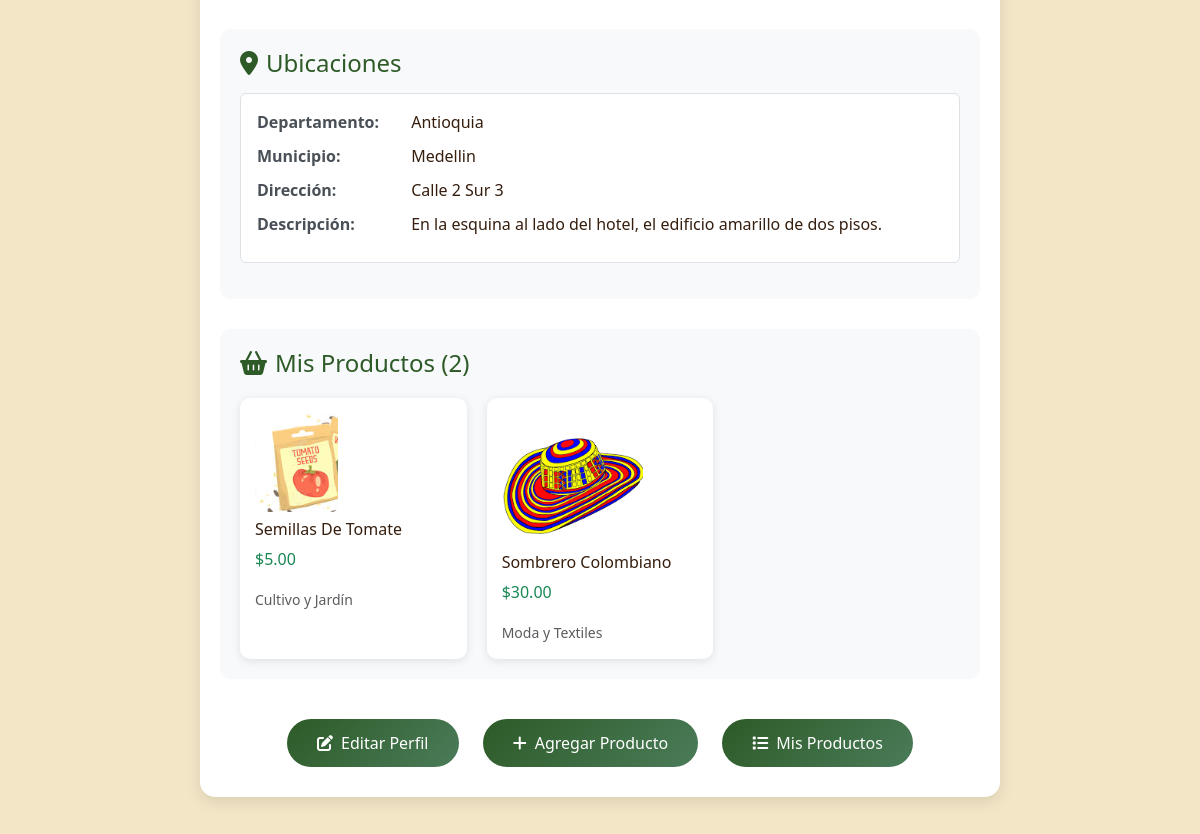
Before: /cuentas/perfil/vendedor/ (signed in, middle part) with the older database file.
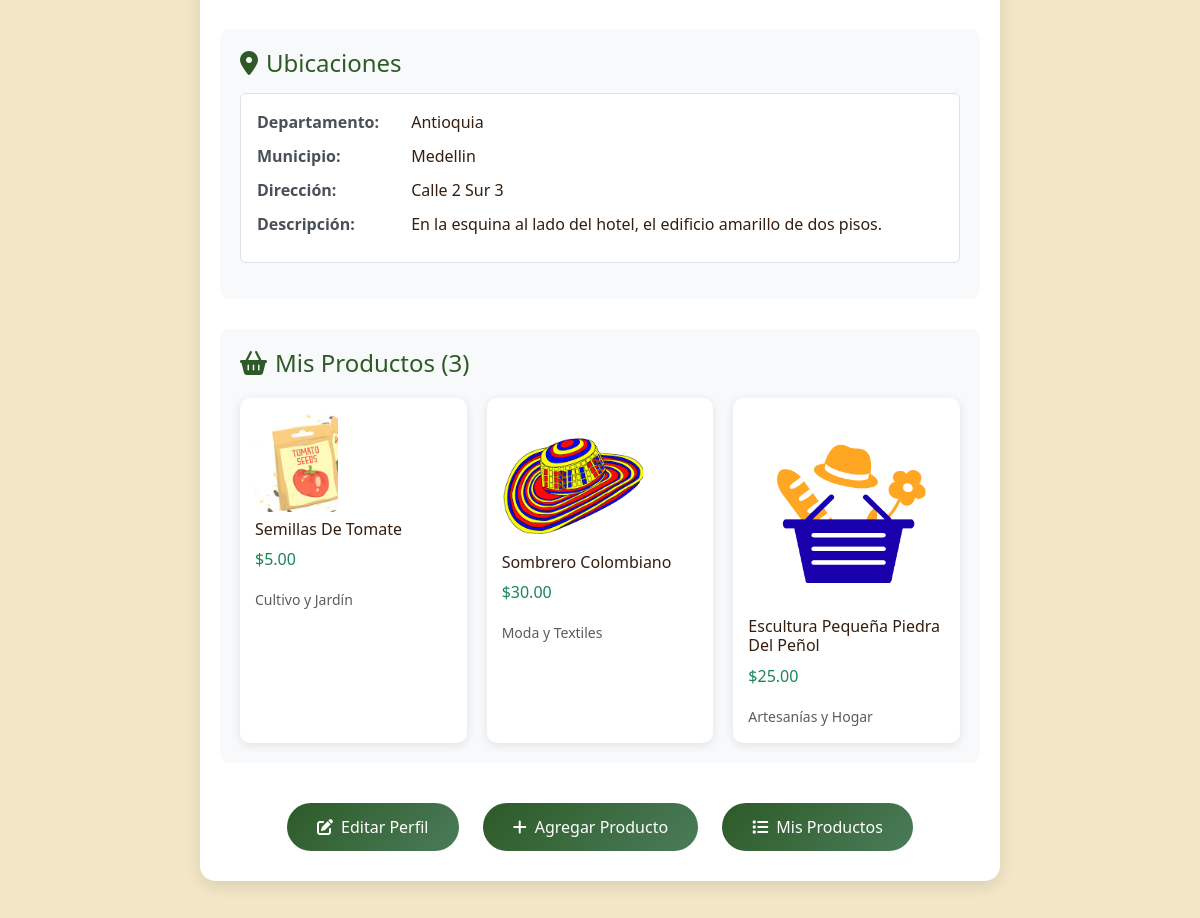
After: the same page with the newer database file.
### cuentas/models.py (models this page shows, shortened)
class UbicacionVendedor(models.Model):
    vendedor = models.ForeignKey(CuentaVendedor, on_delete=models.CASCADE)
    departamento = models.CharField(max_length=100)
    municipio = models.CharField(max_length=100)
    direccion = models.CharField(max_length=200)
    descripcion_zona = models.TextField()

### productos/models.py (models this page shows, shortened)
class Producto(models.Model):
    vendedor = models.ForeignKey("cuentas.CuentaVendedor", on_delete=models.CASCADE)
    nombre = models.CharField(max_length=100)
    descripcion = models.TextField()
    precio = models.DecimalField(max_digits=10, decimal_places=2)
    stock = models.IntegerField()
    categoria = models.CharField(max_length=50)
    imagen = models.ImageField(upload_to='productos/', blank=True, null=True, default='default.jpg')

### cuentas/views.py (the view)
# urls.py: path('perfil/vendedor/', views.PerfilVendedorView.as_view(), name='perfil_vendedor'),
class PerfilVendedorView(LoginRequiredMixin, DetailView):
    model = CuentaVendedor
    template_name = 'cuentas/perfil_vendedor.html'
    context_object_name = 'cuenta'
    def get_object(self):
        return self.request.user.cuentavendedor
    def get_context_data(self, **kwargs):
        context = super().get_context_data(**kwargs)
        context['ubicaciones'] = self.object.ubicacionvendedor_set.all()
        context['productos'] = self.object.producto_set.all()
        return context

### cuentas/templates/cuentas/perfil_vendedor.html (shortened to what this page needs)
{% extends 'base.html' %}
{% block extra_css %}
{% load static %}
<link rel="stylesheet" href="{% static 'css/home.css' %}">
<link rel="stylesheet" href="{% static 'cuentas/css/perfiles.css' %}">
{% endblock %}
{% block content %}
<div class="container">
    <div class="perfil-container">
        {% if ubicaciones %}
        <div class="info-section">
            <h4><i class="fas fa-map-marker-alt me-2"></i>Ubicaciones</h4>
            {% for ubicacion in ubicaciones %}
            <div class="ubicacion-item mb-3 p-3 border rounded">
                <div class="info-item">
                    <span class="info-label">Departamento:</span>
                    {{ ubicacion.departamento }}
                </div>
                <div class="info-item">
                    <span class="info-label">Municipio:</span>
                    {{ ubicacion.municipio }}
                </div>
                <div class="info-item">
                    <span class="info-label">Dirección:</span>
                    {{ ubicacion.direccion }}
                </div>
                <div class="info-item">
                    <span class="info-label">Descripción:</span>
                    {{ ubicacion.descripcion_zona }}
                </div>
            </div>
            {% endfor %}
        </div>
        {% endif %}
        {% if productos %}
        <div class="info-section">
            <h4><i class="fas fa-shopping-basket me-2"></i>Mis Productos ({{ productos.count }})</h4>
            <div class="productos-grid">
                {% for producto in productos %}
                <div class="producto-card">
                    {% if producto.imagen %}
                    <img src="{{ producto.imagen.url }}" alt="{{ producto.nombre }}" class="img-fluid rounded mb-2">
                    {% endif %}
                    <h6>{{ producto.nombre }}</h6>
                    <p class="text-success">${{ producto.precio }}</p>
                    <small class="text-muted">{{ producto.categoria }}</small>
                </div>
                {% endfor %}
            </div>
        </div>
        {% endif %}
        <div class="text-center mt-4">
            <a href="{% url 'cuentas:editar_perfil_vendedor' %}" class="btn-editar">
                <i class="fas fa-edit me-2"></i>Editar Perfil
            </a>
            <a href="{% url 'productos:crear_producto' %}" class="btn-editar">
                <i class="fas fa-plus me-2"></i>Agregar Producto
            </a>
            <a href="{% url 'productos:mis_productos' %}" class="btn-editar">
                <i class="fas fa-list me-2"></i>Mis Productos
            </a>
        </div>
    </div>
</div>
{% endblock %}

Changed rows visible on the page:
added Producto: imagen (placeholder picture), nombre "Escultura Pequeña Piedra Del Peñol", precio "25.00", categoria "Artesanías y Hogar"
Other visible differences:
{{ productos.count }}: "2" → "3"
